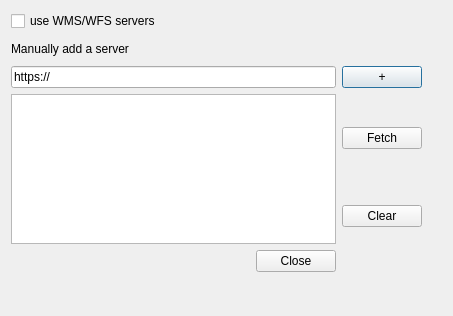
<?xml version="1.0" encoding="UTF-8"?>
<ui version="4.0">
 <class>RootCAFixerDialogBase</class>
 <widget class="QDialog" name="RootCAFixerDialogBase">
  <property name="geometry">
   <rect>
    <x>0</x>
    <y>0</y>
    <width>453</width>
    <height>316</height>
   </rect>
  </property>
  <property name="windowTitle">
   <string>Root CA fixer</string>
  </property>
  <widget class="QWidget" name="">
   <property name="geometry">
    <rect>
     <x>11</x>
     <y>11</y>
     <width>411</width>
     <height>261</height>
    </rect>
   </property>
   <layout class="QGridLayout" name="gridLayout">
    <item row="0" column="0">
     <widget class="QCheckBox" name="cb_use_wmswfs_servers">
      <property name="text">
       <string>use WMS/WFS servers</string>
      </property>
     </widget>
    </item>
    <item row="1" column="0">
     <widget class="QLabel" name="label">
      <property name="text">
       <string>Manually add a server</string>
      </property>
     </widget>
    </item>
    <item row="2" column="0">
     <widget class="QLineEdit" name="lineedit_server">
      <property name="text">
       <string>https://</string>
      </property>
     </widget>
    </item>
    <item row="2" column="1">
     <widget class="QPushButton" name="button_add">
      <property name="text">
       <string>+</string>
      </property>
     </widget>
    </item>
    <item row="3" column="0" rowspan="2">
     <widget class="QListWidget" name="list_servers">
      <property name="minimumSize">
       <size>
        <width>0</width>
        <height>150</height>
       </size>
      </property>
     </widget>
    </item>
    <item row="3" column="1">
     <widget class="QPushButton" name="button_fetch">
      <property name="text">
       <string>Fetch</string>
      </property>
     </widget>
    </item>
    <item row="4" column="1">
     <widget class="QPushButton" name="button_clear">
      <property name="text">
       <string>Clear</string>
      </property>
     </widget>
    </item>
    <item row="5" column="0">
     <widget class="QDialogButtonBox" name="button_box_dialogbuttons">
      <property name="orientation">
       <enum>Qt::Horizontal</enum>
      </property>
      <property name="standardButtons">
       <set>QDialogButtonBox::Close</set>
      </property>
     </widget>
    </item>
   </layout>
  </widget>
 </widget>
 <resources/>
 <connections>
  <connection>
   <sender>button_box_dialogbuttons</sender>
   <signal>accepted()</signal>
   <receiver>RootCAFixerDialogBase</receiver>
   <slot>accept()</slot>
   <hints>
    <hint type="sourcelabel">
     <x>20</x>
     <y>20</y>
    </hint>
    <hint type="destinationlabel">
     <x>20</x>
     <y>20</y>
    </hint>
   </hints>
  </connection>
  <connection>
   <sender>button_box_dialogbuttons</sender>
   <signal>rejected()</signal>
   <receiver>RootCAFixerDialogBase</receiver>
   <slot>reject()</slot>
   <hints>
    <hint type="sourcelabel">
     <x>20</x>
     <y>20</y>
    </hint>
    <hint type="destinationlabel">
     <x>20</x>
     <y>20</y>
    </hint>
   </hints>
  </connection>
 </connections>
</ui>
